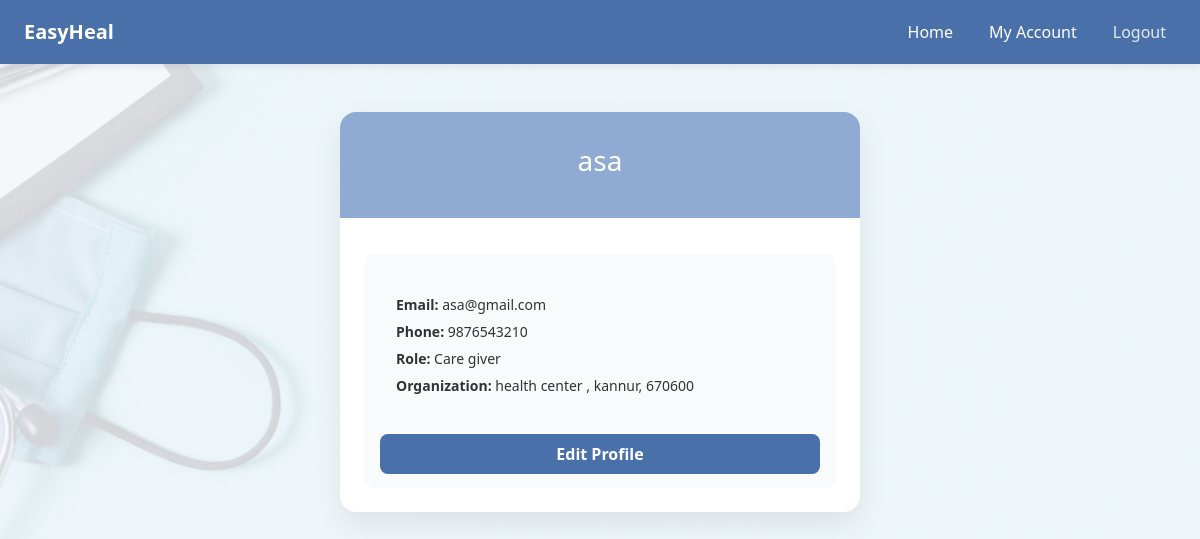
The app's page /account/ (signed in) with its own data.
### core/models.py (models this page shows, shortened)
class Profile(models.Model):
    user = models.OneToOneField(User, on_delete=models.CASCADE)
    mobile = models.CharField(max_length=20, blank=True)
    role = models.CharField(max_length=50, blank=True)
    organization = models.CharField(max_length=150, blank=True)

### core/views.py (the view, shortened to what this page needs)
# urls.py: path('account/', my_account_view, name='my_account'),
def my_account_view(request):
    profile, _ = Profile.objects.get_or_create(user=request.user)
    edit_mode = request.GET.get("edit") == "true"
    return render(request, "my_account.html", {
        "profile": profile,
        "edit_mode": edit_mode,
    })

### templates/my_account.html (shortened to what this page needs)
{% load static %}
<!DOCTYPE html>
<html lang="en">
<head>
  <link href="https://cdn.jsdelivr.net/npm/bootstrap@5.3.3/dist/css/bootstrap.min.css" rel="stylesheet">
</head>
{% include "navbar.html" %}
<body>
<div class="container py-4 mt-4">
  <div class="profile-card mx-auto">
  <div class="profile-header">
  <h3>{{ user.get_full_name|default:user.username }}</h3>
</div>
    <div class="profile-body">
        <form method="POST">
  {% if edit_mode %}
    <div class="info-row">
      <label class="info-label">Email</label>
      <input type="email" name="email" class="form-control"
             value="{{ user.email }}" required>
    </div>
    <div class="info-row">
      <label class="info-label">Phone Number</label>
      <input type="text" name="mobile" class="form-control"
             value="{{ profile.mobile }}">
    </div>
    <div class="info-row">
      <label class="info-label">Role</label>
      <input type="text" name="role" class="form-control"
             value="{{ profile.role }}">
    </div>
    <div class="info-row">
      <label class="info-label">Health Center / Organization</label>
      <input type="text" name="organization" class="form-control"
             value="{{ profile.organization }}">
    </div>
    <div class="d-flex gap-3 mt-4">
      <button type="submit" class="btn theme-btn w-100">
        Save Changes
      </button>
      <a href="{% url 'my_account' %}"
         class="btn btn-secondary w-100">
        Cancel
      </a>
    </div>
  {% else %}
    <div class="profile-details-box">
       <div class="profile-details-box">
  <p class="profile-detail-line">
    <strong>Email:</strong> {{ user.email }}
  </p>
  <p class="profile-detail-line">
    <strong>Phone:</strong> {{ profile.mobile|default:"N/A" }}
  </p>
  <p class="profile-detail-line">
    <strong>Role:</strong> {{ profile.role|default:"N/A" }}
  </p>
  <p class="profile-detail-line">
    <strong>Organization:</strong>
    {{ profile.organization|default:"N/A" }}
  </p>
</div>
    <div class="mt-4">
      <a href="{% url 'my_account' %}?edit=true"
         class="btn theme-btn edit-profile-btn w-100 py-2">
        Edit Profile
      </a>
    </div>
  {% endif %}
</form>
</div>
</body>
</html>

### records on screen
Profile: mobile "9876543210", role "Care giver", organization "health center , kannur, 670600"

### other values on screen
{{ user.get_full_name|default:user.username }} "asa"
{{ user.email }} "asa@gmail.com"
